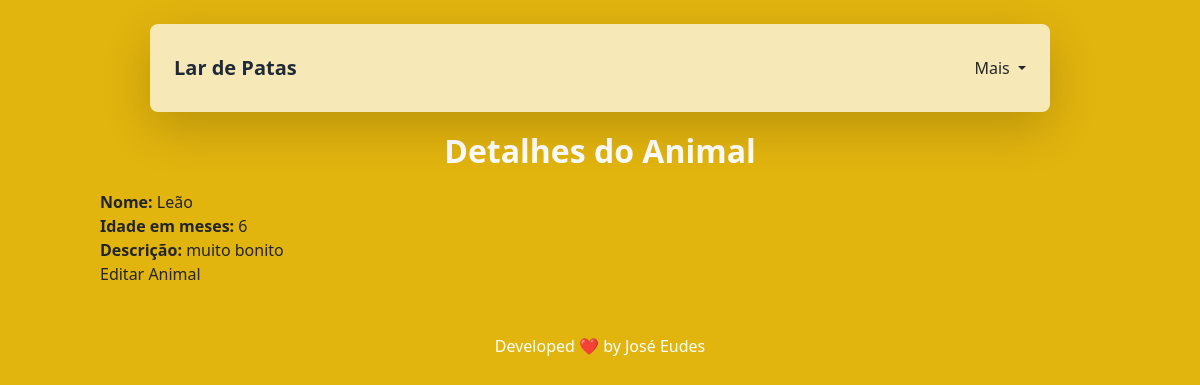
Page /animal/detalhes/7/ (signed in) on the committed database.
### animais/models.py (models this page shows)
class Animal(models.Model):
    nome = models.CharField(max_length=100)
    idade_em_meses = models.IntegerField(validators=[validar_idade_em_meses], default=0 ) # idade em meses do animal
    raca = models.CharField(max_length=100)
    descricao = models.TextField()
    sexo = models.CharField(
        max_length=1,
        choices=[("M", "Macho"), ("F", "Fêmea")],
        default="M",
    )  # Sexo do Animal
    tutor = models.ForeignKey(
        'TutorAtual', on_delete=models.SET_NULL, null=True, related_name='animais'
    )  # Tutor associado ao animal (FK)

### animais/views.py (the view)
# urls.py: path('animal/detalhes/<int:pk>/', detalhes_animal, name='detalhes_animal'),
@login_required
def detalhes_animal(request, pk):
    animal = get_object_or_404(Animal, pk=pk)
    return render(request, 'detalhes_Animal.html', {'Animal': animal})

### animais/templates/detalhes_animal.html (shortened to what this page needs)
{% extends 'base.html' %}
{% block content %}
{% load static %}
<link href="{% static 'css/styles.css' %}" rel="stylesheet">
   <h2>Detalhes do Animal</h2>
   <p><strong>Nome:</strong> {{ Animal.nome }}</p>
   <p><strong>Idade em meses:</strong> {{ Animal.idade_em_meses }}</p>
   <p><strong>Descrição:</strong> {{ Animal.descricao }}</p>
   <a href="{% url 'atualizar_animal' Animal.pk %}">Editar Animal</a>
{% endblock %}

### static/css/styles.css (style rules this page uses)
h2 { font-size: 2rem; font-weight: bold; color: #ffffff; text-align: center; margin-bottom: 20px; margin-top: 60px; }
body { padding-top: 4.5rem; background: linear-gradient(135deg, #e2b40e 90%, #f88101 50%); min-height: 100vh; }

### rows in the picture
Animal: nome "Leão", idade_em_meses "6", descricao "muito bonito"
